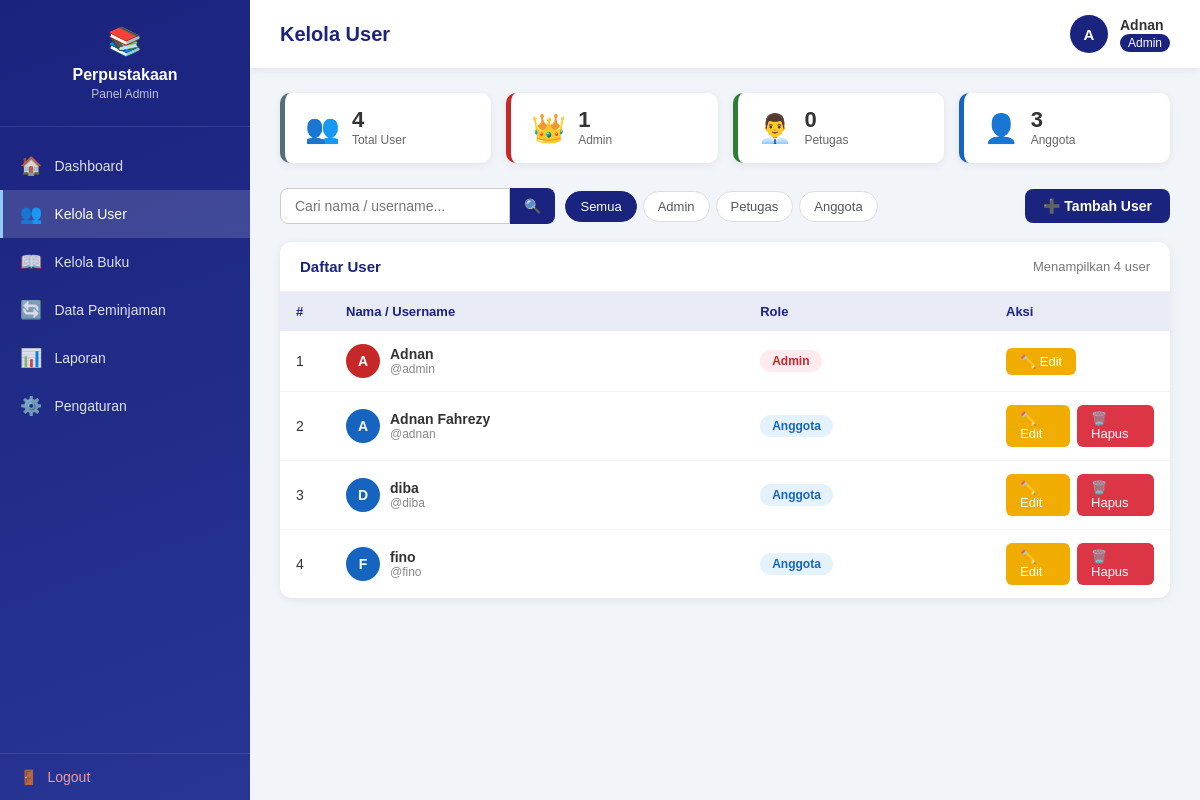
Page /admin/kelola_user.php (signed in) on the committed database.
### tables this page shows
CREATE TABLE `users` (
  `id` int(11) NOT NULL,
  `nama` varchar(100) NOT NULL,
  `username` varchar(50) NOT NULL,
  `password` varchar(255) NOT NULL,
  `level` enum('admin','petugas','anggota') NOT NULL
);

### admin/kelola_user.php (the view, shortened to what this page needs)
<?php
include '../koneksi.php';
$filter = isset($_GET['filter']) ? mysqli_real_escape_string($koneksi, $_GET['filter']) : '';
$search = isset($_GET['search']) ? mysqli_real_escape_string($koneksi, $_GET['search']) : '';
$where = [];
$where_sql = count($where) ? 'WHERE ' . implode(' AND ', $where) : '';
$result = mysqli_query($koneksi, "SELECT * FROM users $where_sql ORDER BY level, nama ASC");
$total  = mysqli_num_rows($result);
$total_admin   = mysqli_num_rows(mysqli_query($koneksi, "SELECT id FROM users WHERE level='admin'"));
$total_petugas = mysqli_num_rows(mysqli_query($koneksi, "SELECT id FROM users WHERE level='petugas'"));
$total_anggota = mysqli_num_rows(mysqli_query($koneksi, "SELECT id FROM users WHERE level='anggota'"));
?>
<!DOCTYPE html>
<html lang="id">
<head>
</head>
<body>
<div class="sidebar">
    <div class="sidebar-header">
        <div class="logo">📚</div>
        <h3>Perpustakaan</h3>
        <p>Panel Admin</p>
    </div>
    <div class="sidebar-menu">
        <a href="dashboard.php"><span class="icon">🏠</span> Dashboard</a>
        <a href="kelola_user.php" class="active"><span class="icon">👥</span> Kelola User</a>
        <a href="kelola_buku.php"><span class="icon">📖</span> Kelola Buku</a>
        <a href="#"><span class="icon">🔄</span> Data Peminjaman</a>
        <a href="#"><span class="icon">📊</span> Laporan</a>
        <a href="#"><span class="icon">⚙️</span> Pengaturan</a>
    </div>
    <div class="sidebar-footer">
        <a href="../logout.php"><span>🚪</span> Logout</a>
    </div>
</div>
<div class="main">
    <div class="topbar">
        <h1>Kelola User</h1>
        <div class="user-info">
            <div class="avatar"><?= strtoupper(substr($_SESSION['nama'] ?? 'A', 0, 1)) ?></div>
            <div>
                <div class="user-name"><?= htmlspecialchars($_SESSION['nama'] ?? 'Admin') ?></div>
                <div><span class="user-role">Admin</span></div>
            </div>
        </div>
    </div>
    <div class="content">
        <div class="summary-grid">
            <a href="kelola_user.php" class="summary-card all <?= !$filter ? 'active' : '' ?>">
                <div class="sc-icon">👥</div>
                <div class="sc-info">
                    <h4><?= $total_admin + $total_petugas + $total_anggota ?></h4>
                    <p>Total User</p>
                </div>
            </a>
            <a href="kelola_user.php?filter=admin" class="summary-card admin">
                <div class="sc-icon">👑</div>
                <div class="sc-info">
                    <h4><?= $total_admin ?></h4>
                    <p>Admin</p>
                </div>
            </a>
            <a href="kelola_user.php?filter=petugas" class="summary-card petugas">
                <div class="sc-icon">👨‍💼</div>
                <div class="sc-info">
                    <h4><?= $total_petugas ?></h4>
                    <p>Petugas</p>
                </div>
            </a>
            <a href="kelola_user.php?filter=anggota" class="summary-card anggota">
                <div class="sc-icon">👤</div>
                <div class="sc-info">
                    <h4><?= $total_anggota ?></h4>
                    <p>Anggota</p>
                </div>
            </a>
        </div>
        <div class="toolbar">
            <div class="toolbar-left">
                <form method="GET" class="search-box">
                    <input type="text" name="search" placeholder="Cari nama / username..." value="<?= htmlspecialchars($search) ?>">
                    <button type="submit">🔍</button>
                </form>
                <div class="filter-tabs">
                    <a href="kelola_user.php<?= $search ? '?search='.urlencode($search) : '' ?>" class="filter-tab <?= !$filter ? 'active' : '' ?>">Semua</a>
                    <a href="kelola_user.php?filter=admin<?= $search ? '&search='.urlencode($search) : '' ?>" class="filter-tab <?= $filter==='admin' ? 'active' : '' ?>">Admin</a>
                    <a href="kelola_user.php?filter=petugas<?= $search ? '&search='.urlencode($search) : '' ?>" class="filter-tab <?= $filter==='petugas' ? 'active' : '' ?>">Petugas</a>
                    <a href="kelola_user.php?filter=anggota<?= $search ? '&search='.urlencode($search) : '' ?>" class="filter-tab <?= $filter==='anggota' ? 'active' : '' ?>">Anggota</a>
                </div>
            </div>
            <a href="tambah_user.php" class="btn-tambah">➕ Tambah User</a>
        </div>
        <div class="table-card">
            <div class="tc-header">
                <h4>Daftar User</h4>
                <span>Menampilkan <?= $total ?> user<?= $filter ? " (filter: $filter)" : '' ?><?= $search ? " — pencarian: \"$search\"" : '' ?></span>
            </div>
            <?php if ($total > 0): ?>
            <table>
                <thead>
                    <tr>
                        <th style="width:50px;">#</th>
                        <th>Nama / Username</th>
                        <th>Role</th>
                        <th style="width:180px;">Aksi</th>
                    </tr>
                </thead>
                <tbody>
                <?php $no = 1; while ($row = mysqli_fetch_assoc($result)): ?>
                    <tr>
                        <td><?= $no++ ?></td>
                        <td>
                            <div class="user-cell">
                                <div class="avatar-sm <?= $row['level'] ?>">
                                    <?= strtoupper(substr($row['nama'], 0, 1)) ?>
                                </div>
                                <div>
                                    <div class="uc-name"><?= htmlspecialchars($row['nama']) ?></div>
                                    <div class="uc-user">@<?= htmlspecialchars($row['username']) ?></div>
                                </div>
                            </div>
                        </td>
                        <td><span class="badge <?= $row['level'] ?>"><?= ucfirst($row['level']) ?></span></td>
                        <td>
                            <div class="action-btns">
                                <a href="edit_user.php?id=<?= $row['id'] ?>" class="btn-edit">✏️ Edit</a>
                                <?php if ($row['username'] !== $_SESSION['username']): ?>
                                <a href="#" class="btn-hapus"
                                   onclick="konfirmasiHapus(<?= $row['id'] ?>, '<?= htmlspecialchars(addslashes($row['nama'])) ?>')">
                                   🗑️ Hapus
                                </a>
                                <?php endif; ?>
                            </div>
                        </td>
                    </tr>
                <?php endwhile; ?>
                </tbody>
            </table>
            <?php endif; ?>
        </div>
    </div>
</div>
</body>
</html>

### rows in the picture
users: nama "A", nama "Adnan", username "admin", level "Admin"
users: nama "A", nama "Adnan Fahrezy", username "adnan", level "Anggota"
users: nama "D", nama "diba", username "diba", level "Anggota"
users: nama "F", nama "fino", username "fino", level "Anggota"

### other values in the picture
substr($_SESSION['nama'] ?? 'A', 0, 1) "A"
$_SESSION['nama'] "Adnan"
$total_admin + $total_petugas + $total_anggota "4"
$total_admin "1"
$total_petugas "0"
$total_anggota "3"
$total "4"
